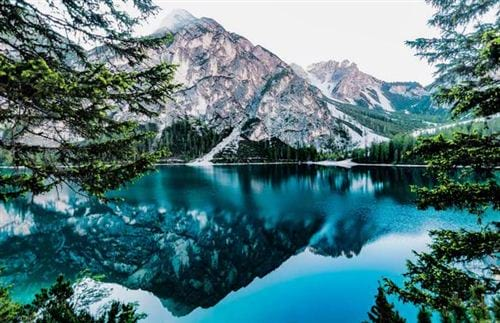
#> input picture opencv/BTVN/anh1.jpg, 500 x 323 px
$ python Historgram_three_chanel.py
#> lines starting #> are read from the running program, lines starting #| are printed output that depends on the picture
import cv2 as cv
import matplotlib.pyplot as plt
img = cv.imread("anh1.jpg",1)
#> img is the input picture: shape (323, 500, 3); mean B, G, R 124, 119.1, 81.9
# b,g,r = cv.split(img)
blue = cv.calcHist([img],[0],None,[256],[0,256])
#> blue = 256 values, max 5837 at index 242, min 99 at index 254, mean 630.9
green = cv.calcHist([img],[1],None,[256],[0,256])
#> green = 256 values, max 6653 at index 242, min 90 at index 254, mean 630.9
red = cv.calcHist([img],[2],None,[256],[0,256])
#> red = 256 values, max 17677 at index 0, min 56 at index 254, mean 630.9
plt.plot(blue,"b")
plt.plot(green,"g")
plt.plot(red,"r")
plt.show()
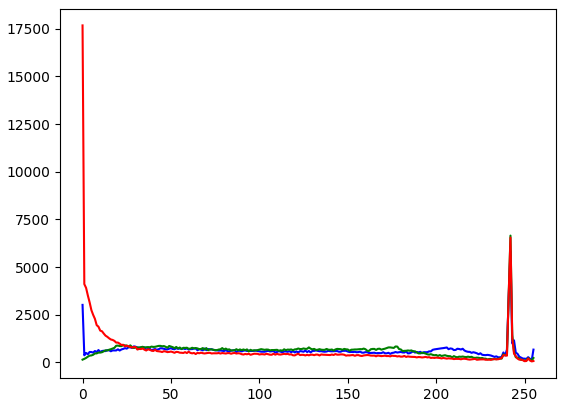
#> figure drawn by matplotlib, 1 panel; curve peaks at x = 242, y = 5837; curve peaks at x = 242, y = 6653; curve peaks at x = 0, y = 17677

$ run again, with opencv/BTVN/anh.jpg copied over opencv/BTVN/anh1.jpg
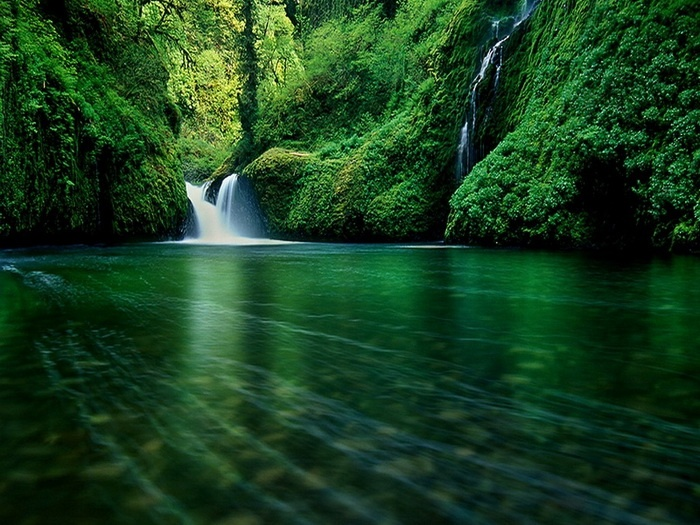
#> input picture opencv/BTVN/anh.jpg, 700 x 525 px
#> img is the input picture: shape (525, 700, 3); mean B, G, R 31.8, 64.3, 25.5
#> blue = 256 values, max 31297 at index 0, min 3 at index 250, mean 1435.5
#> green = 256 values, max 5371 at index 0, min 18 at index 252, mean 1435.5
#> red = 256 values, max 56245 at index 0, min 0 at index 251, mean 1435.5
#> `plt.show()`:
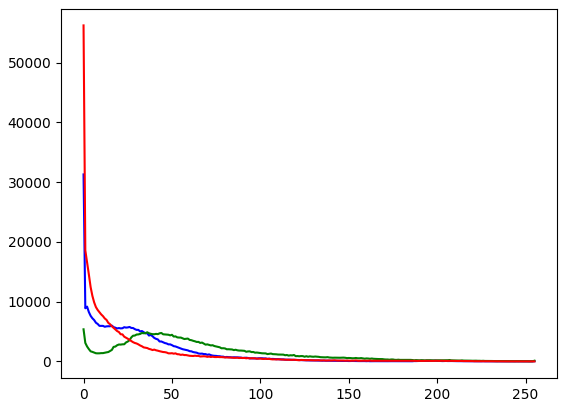
#> figure drawn by matplotlib, 1 panel; curve peaks at x = 0, y = 31297; curve peaks at x = 0, y = 5371; curve peaks at x = 0, y = 56245

$ run again, with opencv/BTVN/anh_nhieu.jpg copied over opencv/BTVN/anh1.jpg
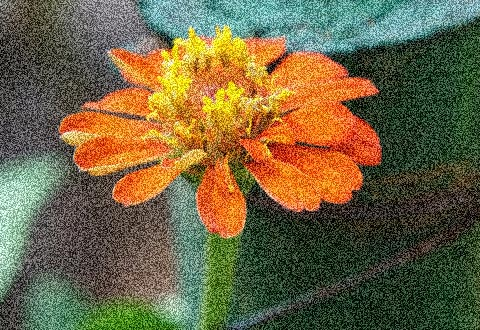
#> input picture opencv/BTVN/anh_nhieu.jpg, 480 x 330 px
#> img is the input picture: shape (330, 480, 3); mean B, G, R 67.4, 100.5, 111.3
#> blue = 256 values, max 19177 at index 0, min 1 at index 252, mean 618.8
#> green = 256 values, max 1146 at index 99, min 67 at index 254, mean 618.8
#> red = 256 values, max 10453 at index 255, min 289 at index 235, mean 618.8
#> `plt.show()`:
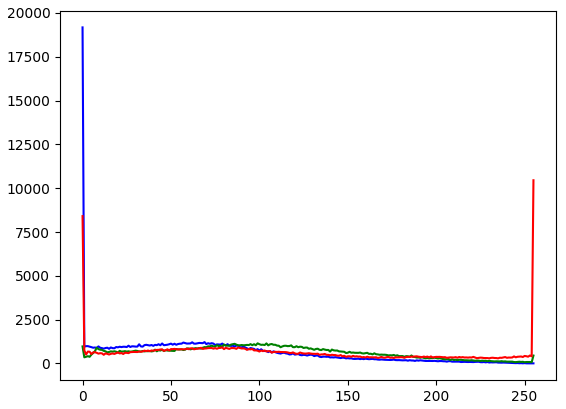
#> figure drawn by matplotlib, 1 panel; curve peaks at x = 0, y = 19177; curve peaks at x = 99, y = 1146; curve peaks at x = 255, y = 10453

$ run again, with opencv/BTVN/anhgai.jpg copied over opencv/BTVN/anh1.jpg
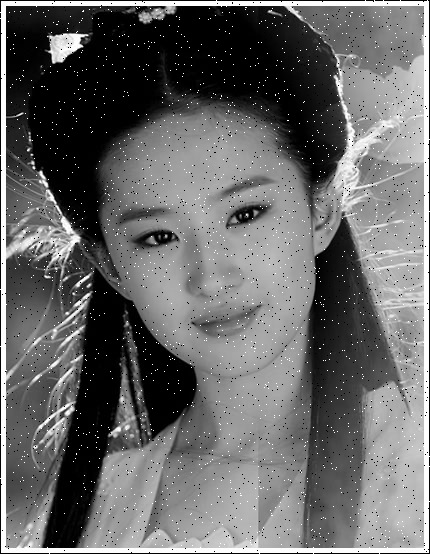
#> input picture opencv/BTVN/anhgai.jpg, 430 x 554 px
#> img is the input picture: shape (554, 430, 3); min 0, max 255, mean 104.1
#> blue = 256 values, max 26422 at index 0, min 55 at index 240, mean 930.5
#> green has the same summary as blue
#> red has the same summary as blue
#> `plt.show()`:
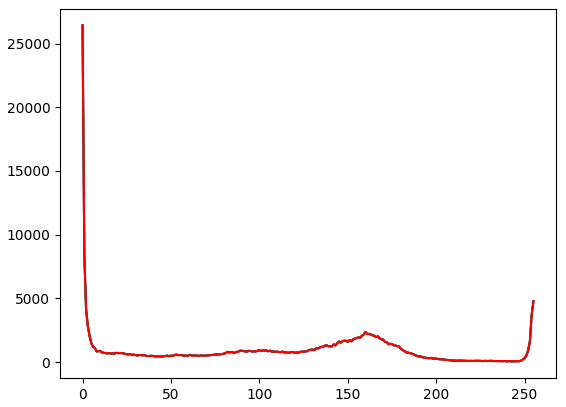
#> figure drawn by matplotlib, 1 panel; curve peaks at x = 0, y = 26422; curve peaks at x = 0, y = 26422; curve peaks at x = 0, y = 26422
